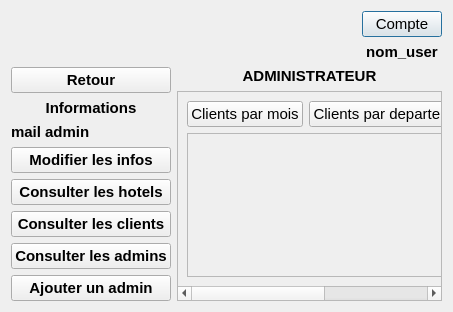
<?xml version="1.0" encoding="UTF-8"?>
<ui version="4.0">
 <class>AdminCompteDialog</class>
 <widget class="QDialog" name="AdminCompteDialog">
  <property name="windowModality">
   <enum>Qt::WindowModal</enum>
  </property>
  <property name="geometry">
   <rect>
    <x>0</x>
    <y>0</y>
    <width>453</width>
    <height>302</height>
   </rect>
  </property>
  <property name="font">
   <font>
    <family>Arial</family>
    <pointsize>11</pointsize>
   </font>
  </property>
  <property name="windowTitle">
   <string>Dialog</string>
  </property>
  <layout class="QVBoxLayout" name="verticalLayout" stretch="1,6">
   <item>
    <layout class="QHBoxLayout" name="horizontalLayout" stretch="3,10,2">
     <item>
      <widget class="QLabel" name="logo">
       <property name="text">
        <string/>
       </property>
       <property name="pixmap">
        <pixmap>logoProjet_petit_petit.png</pixmap>
       </property>
       <property name="alignment">
        <set>Qt::AlignCenter</set>
       </property>
      </widget>
     </item>
     <item>
      <spacer name="horizontalSpacer">
       <property name="orientation">
        <enum>Qt::Horizontal</enum>
       </property>
       <property name="sizeHint" stdset="0">
        <size>
         <width>40</width>
         <height>20</height>
        </size>
       </property>
      </spacer>
     </item>
     <item>
      <layout class="QVBoxLayout" name="verticalLayout_5">
       <item>
        <widget class="QPushButton" name="account">
         <property name="font">
          <font>
           <family>Arial</family>
           <pointsize>11</pointsize>
          </font>
         </property>
         <property name="text">
          <string>Compte</string>
         </property>
        </widget>
       </item>
       <item>
        <widget class="QLabel" name="nomUser">
         <property name="font">
          <font>
           <family>Arial</family>
           <pointsize>11</pointsize>
           <bold>true</bold>
          </font>
         </property>
         <property name="text">
          <string>nom_user</string>
         </property>
         <property name="alignment">
          <set>Qt::AlignCenter</set>
         </property>
        </widget>
       </item>
      </layout>
     </item>
    </layout>
   </item>
   <item>
    <layout class="QHBoxLayout" name="horizontalLayout_3" stretch="1,6">
     <item>
      <layout class="QVBoxLayout" name="verticalLayout_2">
       <item>
        <spacer name="verticalSpacer_4">
         <property name="orientation">
          <enum>Qt::Vertical</enum>
         </property>
         <property name="sizeHint" stdset="0">
          <size>
           <width>20</width>
           <height>40</height>
          </size>
         </property>
        </spacer>
       </item>
       <item>
        <widget class="QPushButton" name="pushButton_Retour">
         <property name="font">
          <font>
           <family>Arial</family>
           <pointsize>11</pointsize>
           <bold>true</bold>
          </font>
         </property>
         <property name="text">
          <string>Retour</string>
         </property>
        </widget>
       </item>
       <item>
        <spacer name="verticalSpacer_3">
         <property name="orientation">
          <enum>Qt::Vertical</enum>
         </property>
         <property name="sizeHint" stdset="0">
          <size>
           <width>20</width>
           <height>40</height>
          </size>
         </property>
        </spacer>
       </item>
       <item>
        <widget class="QLabel" name="label">
         <property name="font">
          <font>
           <family>Arial</family>
           <pointsize>11</pointsize>
           <bold>true</bold>
          </font>
         </property>
         <property name="text">
          <string>Informations</string>
         </property>
         <property name="alignment">
          <set>Qt::AlignCenter</set>
         </property>
        </widget>
       </item>
       <item>
        <widget class="QLabel" name="label_mailAdmin">
         <property name="font">
          <font>
           <family>Arial</family>
           <pointsize>11</pointsize>
           <bold>true</bold>
          </font>
         </property>
         <property name="text">
          <string>mail admin</string>
         </property>
        </widget>
       </item>
       <item>
        <widget class="QPushButton" name="pushButton_modifInfos">
         <property name="font">
          <font>
           <family>Arial</family>
           <pointsize>11</pointsize>
           <bold>true</bold>
          </font>
         </property>
         <property name="text">
          <string>Modifier les infos</string>
         </property>
        </widget>
       </item>
       <item>
        <spacer name="verticalSpacer">
         <property name="orientation">
          <enum>Qt::Vertical</enum>
         </property>
         <property name="sizeHint" stdset="0">
          <size>
           <width>20</width>
           <height>40</height>
          </size>
         </property>
        </spacer>
       </item>
       <item>
        <widget class="QPushButton" name="pushButton_consulterHotels">
         <property name="font">
          <font>
           <family>Arial</family>
           <pointsize>11</pointsize>
           <bold>true</bold>
          </font>
         </property>
         <property name="autoFillBackground">
          <bool>false</bool>
         </property>
         <property name="text">
          <string>Consulter les hotels</string>
         </property>
         <property name="default">
          <bool>false</bool>
         </property>
         <property name="flat">
          <bool>false</bool>
         </property>
        </widget>
       </item>
       <item>
        <widget class="QPushButton" name="pushButton_consulterClients">
         <property name="font">
          <font>
           <family>Arial</family>
           <pointsize>11</pointsize>
           <bold>true</bold>
          </font>
         </property>
         <property name="text">
          <string>Consulter les clients</string>
         </property>
        </widget>
       </item>
       <item>
        <widget class="QPushButton" name="pushButton_consulterAdmins">
         <property name="font">
          <font>
           <family>Arial</family>
           <pointsize>11</pointsize>
           <bold>true</bold>
          </font>
         </property>
         <property name="text">
          <string>Consulter les admins</string>
         </property>
        </widget>
       </item>
       <item>
        <widget class="QPushButton" name="pushButton_AjoutAdmin">
         <property name="font">
          <font>
           <family>Arial</family>
           <pointsize>11</pointsize>
           <bold>true</bold>
          </font>
         </property>
         <property name="text">
          <string>Ajouter un admin</string>
         </property>
        </widget>
       </item>
       <item>
        <spacer name="verticalSpacer_2">
         <property name="orientation">
          <enum>Qt::Vertical</enum>
         </property>
         <property name="sizeHint" stdset="0">
          <size>
           <width>20</width>
           <height>40</height>
          </size>
         </property>
        </spacer>
       </item>
      </layout>
     </item>
     <item>
      <layout class="QVBoxLayout" name="verticalLayout_3" stretch="0,0">
       <item>
        <widget class="QLabel" name="label_4">
         <property name="font">
          <font>
           <family>Arial</family>
           <pointsize>11</pointsize>
           <bold>true</bold>
          </font>
         </property>
         <property name="text">
          <string>ADMINISTRATEUR</string>
         </property>
         <property name="alignment">
          <set>Qt::AlignCenter</set>
         </property>
        </widget>
       </item>
       <item>
        <widget class="QScrollArea" name="scrollArea_zoneCentrale">
         <property name="widgetResizable">
          <bool>true</bool>
         </property>
         <widget class="QWidget" name="scrollAreaWidgetContents_2">
          <property name="geometry">
           <rect>
            <x>0</x>
            <y>0</y>
            <width>343</width>
            <height>183</height>
           </rect>
          </property>
          <layout class="QVBoxLayout" name="verticalLayout_4">
           <item>
            <layout class="QVBoxLayout" name="verticalLayout_10">
             <item>
              <layout class="QHBoxLayout" name="horizontalLayout_2">
               <item>
                <widget class="QPushButton" name="pushButton_ClientYM">
                 <property name="font">
                  <font>
                   <family>Arial</family>
                   <pointsize>11</pointsize>
                  </font>
                 </property>
                 <property name="text">
                  <string>Clients par mois</string>
                 </property>
                </widget>
               </item>
               <item>
                <widget class="QPushButton" name="pushButton_ClientDep">
                 <property name="font">
                  <font>
                   <family>Arial</family>
                   <pointsize>11</pointsize>
                  </font>
                 </property>
                 <property name="text">
                  <string>Clients par departement</string>
                 </property>
                </widget>
               </item>
               <item>
                <widget class="QPushButton" name="pushButton_Resa">
                 <property name="font">
                  <font>
                   <family>Arial</family>
                   <pointsize>11</pointsize>
                  </font>
                 </property>
                 <property name="text">
                  <string>Reservation par mois</string>
                 </property>
                </widget>
               </item>
              </layout>
             </item>
             <item>
              <widget class="QScrollArea" name="scrollArea_Graphe">
               <property name="widgetResizable">
                <bool>true</bool>
               </property>
               <widget class="QWidget" name="scrollAreaWidgetContents">
                <property name="geometry">
                 <rect>
                  <x>0</x>
                  <y>0</y>
                  <width>327</width>
                  <height>142</height>
                 </rect>
                </property>
               </widget>
              </widget>
             </item>
            </layout>
           </item>
          </layout>
         </widget>
        </widget>
       </item>
      </layout>
     </item>
    </layout>
   </item>
  </layout>
 </widget>
 <resources/>
 <connections/>
</ui>
